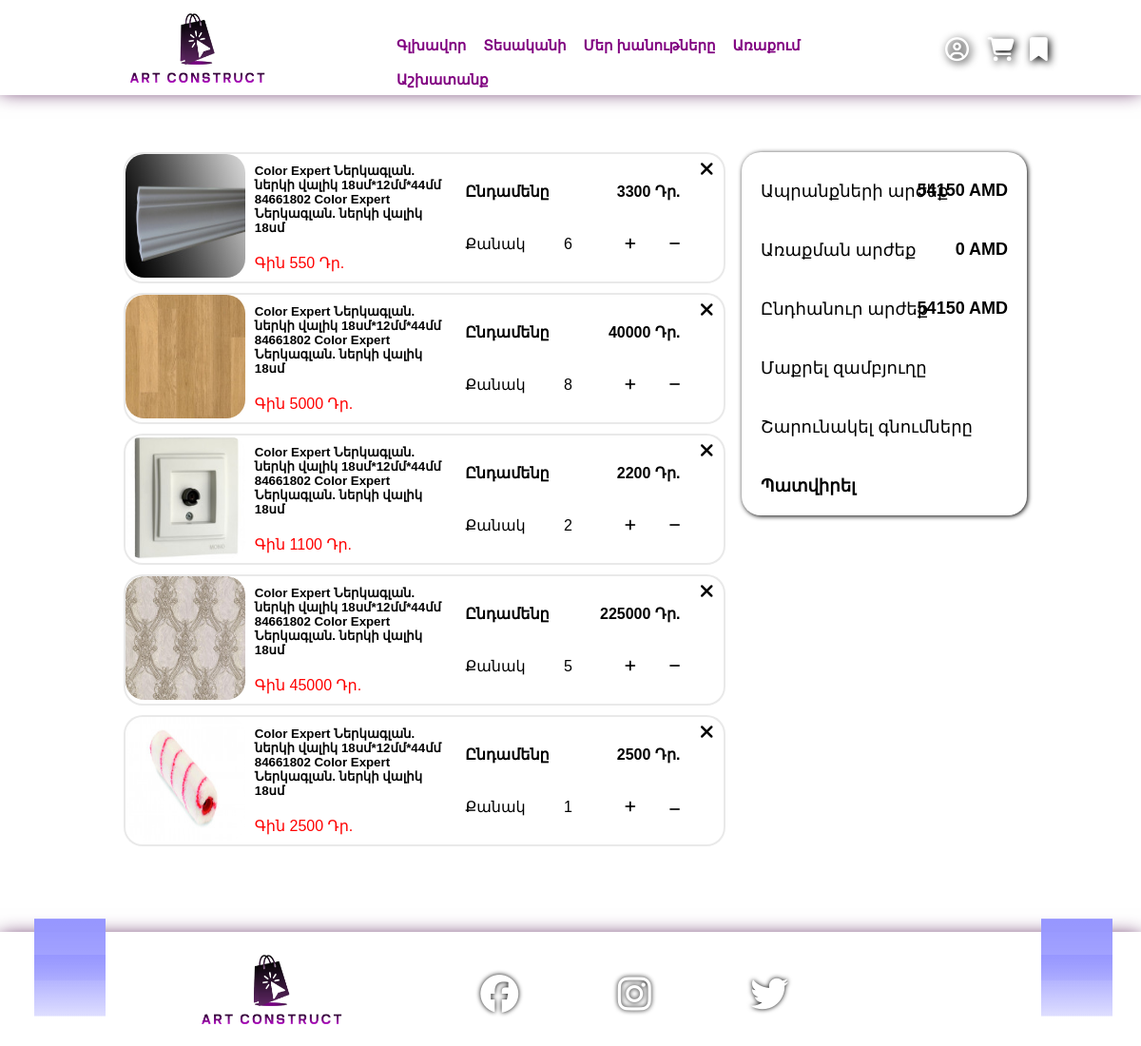
The page /pages/basket.php (signed in) on the database its author committed.
### tables this page shows
CREATE TABLE `basket` (
  `Basket_ID` int(11) NOT NULL,
  `Assortment_ID` int(11) NOT NULL,
  `User_ID` int(11) NOT NULL,
  `Count` int(6) DEFAULT NULL
);

CREATE TABLE `assortment` (
  `Assortment_ID` int(11) NOT NULL,
  `Name` varchar(30) NOT NULL,
  `Image1` text NOT NULL,
  `Cash_price` double NOT NULL,
  `Description` text NOT NULL,
  `Parametr_1` varchar(20) NOT NULL,
  `Image2` text,
  `Guarante` date NOT NULL,
  `Model` varchar(50) NOT NULL,
  `Tesak` varchar(25) NOT NULL,
  `Group_ID` int(11) DEFAULT NULL
);

### config/functions.php (called while the page is built, shortened)
<?php
include("config.php");
function query($sql)
{
    global $con;
    return mysqli_query($con, $sql);
}

### pages/basket.php (the view, shortened to what this page needs)
<?php include("../layout/header.php");
    include("../config/functions.php");
    ?>
<link rel="stylesheet" href="../css/baske.css">
<section>
    <?php
    $user_id = $_SESSION["user_id"];
$sql = "SELECT * FROM basket INNER JOIN assortment ON basket.Assortment_ID=assortment.Assortment_ID WHERE basket.User_ID=$user_id;";
$sql = query($sql);
   ?>
    <div class="left">
        <?php
        $sum=0;
while ($product = mysqli_fetch_assoc($sql)) {
$sum=$sum+$product['Cash_price'];
        ?>
        <div class="product">
            <div class="img_div">
                <a href="product.php?product_id=<?=$product['Assortment_ID']?>">
                    <img src="../images/<?=$product['Image1']; ?>" alt="Error">
                </a>
            </div>
            <div class="info_div">
                <a href="product.php?product_id=<?=$product['Assortment_ID']?>">
                    <h5>
                        <?php echo $product['Description']; ?>
                    </h5>
                </a>
                <p>
                    Գին <?php echo $product['Cash_price']; ?> Դր.
                </p>
            </div>
            <div class="price_div">
                <div>
                    <p>Ընդամենը</p>
                    <p><?php echo $product['Cash_price'] * $product['Count']; ?> Դր.</p>
                </div>
                <div>
                    <p>Քանակ</p>
                    <input type="number" value="<?=$product['Count']; ?>" min="1" name="count_product">
                    <a href="../actions/addBasketAction.php?id=<?=$product['Assortment_ID'];?>">
                        <button name="plus" id="plus" value="plus"><i class="fa-solid fa-plus"></i></button>
                    </a>
                    <?php
                    if ($product['Count'] > 1) {
                    ?> <a href="../actions/addBasketAction.php?id=-<?=$product['Assortment_ID'];?>">
                        <button name="minus" id="minus" value="minus"><i class="fa-solid fa-minus"></i> </button>
                    </a>
                    <?php
                    }else{
                    ?>
                    <button name="minus" id="minus" value="minus"><i class="fa-solid fa-minus"></i> </button>
                    <?php
                    }
                    ?>
                </div>
            </div>
            <div class="delete_product">
                <a href="../actions/deleteProduct.php?id=<?=$product['Assortment_ID']?>">
                    <i class="fa-solid fa-close"></i>
                </a>
            </div>
        </div>
        <?php
            }
            ?>
    </div>
    <div class="right">
        <div>
            <p>Ապրանքների արժեք</p>
            <p class="gin"><?php echo $sum;?> AMD</p>
        </div>
        <div>
            <p>Առաքման արժեք </p>
            <p class="gin">0 AMD</p>
        </div>
        <div>
            <p>Ընդհանուր արժեք</p>
            <p class="gin"> <?php echo $sum;?> AMD</p>
        </div>
        <div>
            <a href="../actions/deleteProduct.php?id=all">
                <p>Մաքրել զամբյուղը</p>
            </a>
        </div>
        <div>
            <a href="Tesakani.php">
                <p>Շարունակել գնումները</p>
            </a>
        </div>
        <div class="patver_btn">
            <?php
            if (mysqli_num_rows($sql) == false) {
                echo  '<p>Պատվիրել</p>';
            }else{?>
            <a href="../actions/buyAction.php">
                <p>Պատվիրել</p>
            </a>
            <?php } ?>
        </div>
    </div>
</section>
<?php include("../layout/footer.php") ?>

### css/style.css (style rules this page uses)
* { box-sizing: border-box; margin: 0; padding: 0; }
body { font-family: Arial, sans-serif; background-color: rgb(255, 255, 255); }

### css/baske.css (style rules this page uses)
section { margin-top: 40px; width: 80%; min-height: 400px; margin-left: 10%; display: flex; }
.left { width: 68%; padding: 10px; }
.product { position: relative; width: 100%; margin-top: 10px; background-color: rgb(255, 255, 255); border: 2px solid rgba(200, 200, 200, 0.4); border-radius: 20px; display: flex; }
.img_div { width: 20%; height: 130px; border-radius: 20px; }
.img_div img { width: 100%; height: 100%; border-radius: 20px; }
.info_div { width: 35%; padding: 10px; }
.info_div a { text-decoration: none; color: black; }
.info_div p { margin-top: 20px; color: red; }
.price_div { width: 45%; }
.price_div div { width: 80%; height: 30px; padding-top: 5px; margin-left: 4%; margin-top: 25px; box-shadow: inset purple; font-weight: bold; display: flex; justify-content: space-between; }
#plus, #minus { background-color: rgb(255, 255, 255); border: none; }
.price_div div:nth-child(2) p { font-weight: normal; }
.price_div input { width: 15%; margin: 0%; margin-top: -5px; text-decoration: none; text-align: center; border: none; font-size: 16px; }
.delete_product { position: absolute; font-size: 20px; right: 10px; top: 5px; }
.delete_product a i { color: rgb(0, 0, 0); text-decoration: none; font-size: 20px; }
.right { width: 25%; position: fixed; padding: 20px; top: 160px; right: 10%; z-index: 1; border-radius: 20px; box-shadow: black 1px 1px 5px; }
.right div { width: 100%; margin-top: 10px; display: flex; font-size: 18px; position: relative; }
.right div p { margin-top: 30px; text-align: center; }
.right div:nth-child(1) p { margin-top: 0px; }
.gin { position: absolute; right: 0px; font-weight: bold; }
.right div a { text-decoration: none; color: black; }
.patver_btn { font-weight: bold; }

### rows shown on the page
basket: Assortment_ID.Image1 (picture), Assortment_ID.Description "Color Expert Ներկագլան. ներկի վալիկ 18սմ*12մմ*44մմ 84661802 Color Expert Ներկագլան. ներկի վալիկ 18սմ", Assortment_ID.Cash_price "550", $product['Cash_price'] * $product['Count'] "3300", count_product "6"
basket: Assortment_ID.Image1 (picture), Assortment_ID.Description "Color Expert Ներկագլան. ներկի վալիկ 18սմ*12մմ*44մմ 84661802 Color Expert Ներկագլան. ներկի վալիկ 18սմ", Assortment_ID.Cash_price "5000", $product['Cash_price'] * $product['Count'] "40000", count_product "8"
basket: Assortment_ID.Image1 (picture), Assortment_ID.Description "Color Expert Ներկագլան. ներկի վալիկ 18սմ*12մմ*44մմ 84661802 Color Expert Ներկագլան. ներկի վալիկ 18սմ", Assortment_ID.Cash_price "1100", $product['Cash_price'] * $product['Count'] "2200", count_product "2"
basket: Assortment_ID.Image1 (picture), Assortment_ID.Description "Color Expert Ներկագլան. ներկի վալիկ 18սմ*12մմ*44մմ 84661802 Color Expert Ներկագլան. ներկի վալիկ 18սմ", Assortment_ID.Cash_price "45000", $product['Cash_price'] * $product['Count'] "225000", count_product "5"
basket: Assortment_ID.Image1 (picture), Assortment_ID.Description "Color Expert Ներկագլան. ներկի վալիկ 18սմ*12մմ*44մմ 84661802 Color Expert Ներկագլան. ներկի վալիկ 18սմ", Assortment_ID.Cash_price "2500", $product['Cash_price']*$product['Count'] "2500", count_product "1"

### other values the page prints
$sum "54150"
